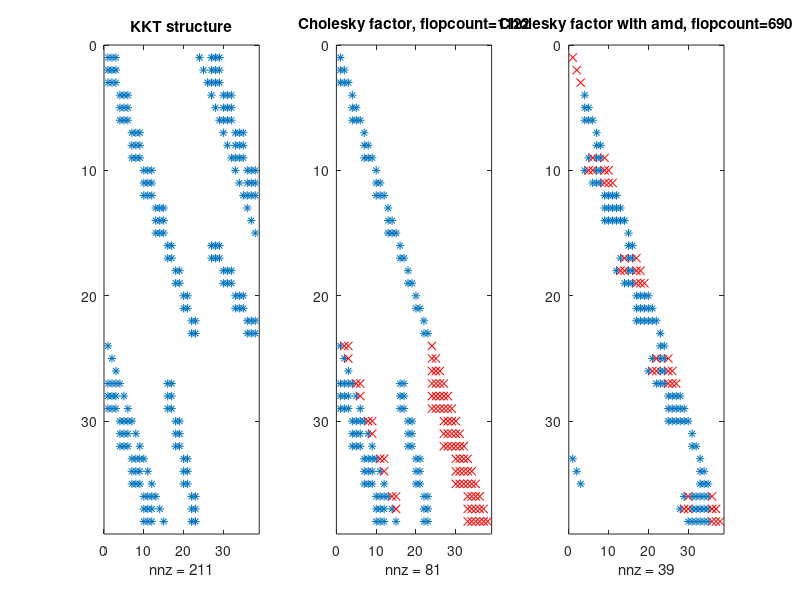

Here is the MATLAB script that generated this plot:
% initialize rng
rand('state', 0);
randn('state', 0);

n = 3;
m = 2;
T = 4;

%n = 10;
%m = 3;
%T = 100;

% generate A, B
%A = randn(n,n); 
%B = rand(n,m);
%[U,S,V] = svd(A); 
%A = U*V;
A = reshape(1:n*n,n,n);
B = 10*reshape(1:n*m,n,m);

% generate costs
%Q = eye(n);
%R = eye(m);
Q = reshape(1:n*n,n,n);
Qf = 100*reshape(1:n*n,n,n);
R = reshape((m*m+1):(m*m+m*m),m,m);

% box constraints
xmin = -1*ones(n,1);
xmax = 1*ones(n,1);
umin = -0.5*ones(m,1);
umax = 0.5*ones(m,1);

% initial condition
z = [9+(1:n)]';

%% prepare MPC

% 1. form objective 1/2*x'*P*x +q'*x
nx = (T+1)*n;
nu = (T)*m;

% i1 = reshape(1:(T*n),n,T);
% i2 = repmat(i1,n,1);
% j1 = repmat(1:(T*n),n,1);
% QQ = sparse(i2(:), j1(:), repmat(Q(:),T,1));
% i1 = reshape(1:(T*m),m,T);
% i2 = repmat(i1,m,1);
% j1 = repmat(1:(T*m),m,1);
% RR = sparse(i2(:), j1(:), repmat(R(:),T,1));

i1 =           reshape(1:(T*n),n,T); % blkdiag(Q,...,Q)
i2 =     T*n + reshape(1:(1*n),n,1); % Qf
i3 = (T+1)*n + reshape(1:(T*m),m,T); % blkdiag(R,...,R)
i4 = repmat(i1,n,1);
i5 = repmat(i2,n,1);
i6 = repmat(i3,m,1);
i = [i4(:); i5(:); i6(:)];

j1 =           repmat(1:(T*n),n,1);
j2 =     T*n + repmat(1:(1*n),n,1);
j3 = (T+1)*n + repmat(1:(T*m),m,1);
j = [j1(:); j2(:); j3(:)];

entries = [repmat(Q(:),T,1); Qf(:); repmat(R(:),T,1)];
P = sparse(i,j,entries, nx+nu, nx+nu);
q = sparse(nx+nu, 1);

% 2. form equality constraints AA*x = b
i1 = 1:n;                      % I initial condition
i2 = n + reshape(1:(T*n),n,T); % blkdiag(A,...,A)
i3 = repmat(i2,n,1);
i4 = n + reshape(1:(T*n),n,T); % blkdiag(B,...,B)
i5 = repmat(i4,m,1);
i6 = n + [1:(T*n)];            % -I on upper blk diagonal
i = [i1(:); i3(:); i5(:); i6(:)];

j1 = 1:n;
j2 =           repmat(1:(T*n),n,1); 
j3 = (T+1)*n + repmat(1:(T*m),n,1);
j4 = n+[1:(T*n)];
j = [j1(:); j2(:); j3(:); j4(:)];

entries = [ones(n,1); repmat(A(:),T,1); repmat(B(:),T,1); repmat(-1,T*n,1)];
AA = sparse(i,j,entries,T*n+n,(T+1)*n+T*m);
b = sparse(1:n, ones(1,n), z, n*(T+1), 1);

% 3. form inequality constraints CC*x <= d
CC = spdiags([-ones(nx+nu,1), ones(nx+nu,1)], [-(nx+nu), 0], 2*(nx+nu), nx+nu);
d = [repmat(xmax,T+1,1); repmat(umax,T,1); repmat(-xmin,T+1,1); repmat(-umin,T,1)];
d = sparse(d);

%% translate to box QP
P = P; q = q;
A = AA; b = b;
C = CC; d = d;
clearvars -except P q A b C d;

%% analyze box QP
% KKT matrix structure
H = [P + C'*C, A'; A, sparse(size(A,1), size(A,1))];

% visualize KKT sparsity pattern
figure(1); 
subplot(131);
spy(H);
title('KKT structure');

% calculate unoptimized Cholesky stats
[count, ~, ~, ~, L] = symbfact(H,'sym','lower');
flopcount = sum(count.^2);
figure(1); 
subplot(132);
spy(tril(H));
hold on;
spy(tril(L ~= 0) ~= tril(H ~= 0), 'rx');
hold off;
title(['Cholesky factor, flopcount=', num2str(flopcount)]);

% choose a fill reducing permutation
p = {amd(H), symrcm(H), colamd(H), colperm(H)};
pnames = {'amd', 'symrcm', 'colamd', 'colperm'};
Lfacts = cell(1, length(p));
flopcounts = zeros(1,length(p));

for i=1:length(p)
    [count, ~, ~, ~, Lfacts{i}] = symbfact(H(p{i},p{i}),'sym','lower');
    flopcounts(i) = sum(count.^2);
end
[flopcount, orderingidx] = min(flopcounts);

% return structure stats
qp = struct;
qp.p     = p{orderingidx};       % best KKT permutation
qp.order = pnames{orderingidx};  % best KKT permutation name
qp.L     = Lfacts{orderingidx};  % sparsity pattern of Cholesky factor
qp.flops = flopcount;

% visualize best structure
figure(1);
subplot(133);
spy(tril(H(qp.p,qp.p)));
hold on;
spy(tril(qp.L ~= 0) ~= tril(H(qp.p,qp.p) ~= 0), 'rx');
hold off;
title(['Cholesky factor with ', qp.order, ', flopcount=', num2str(qp.flops)]);

% for the second two figures, nz denotes fill












